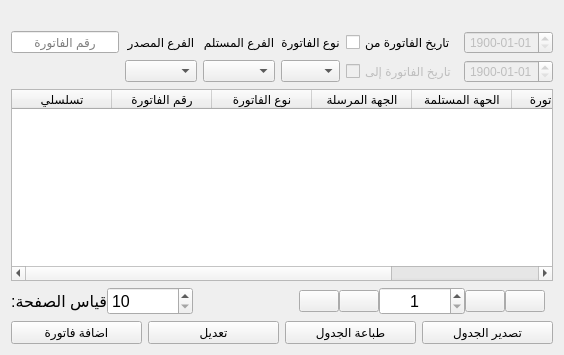
            <widget class="QWidget" name="tab_3">
             <attribute name="title">
              <string>فاتورة داخلية</string>
             </attribute>
             <layout class="QVBoxLayout" name="verticalLayout_12">
              <item>
               <layout class="QGridLayout" name="gridLayout_5">
                <property name="topMargin">
                 <number>20</number>
                </property>
                <item row="1" column="4">
                 <widget class="QCheckBox" name="ch_internal_date_to">
                  <property name="enabled">
                   <bool>false</bool>
                  </property>
                  <property name="sizePolicy">
                   <sizepolicy hsizetype="Fixed" vsizetype="Fixed">
                    <horstretch>0</horstretch>
                    <verstretch>0</verstretch>
                   </sizepolicy>
                  </property>
                  <property name="text">
                   <string>تاريخ الفاتورة إلى</string>
                  </property>
                 </widget>
                </item>
                <item row="1" column="3">
                 <widget class="QComboBox" name="internal_type">
                  <property name="sizePolicy">
                   <sizepolicy hsizetype="Expanding" vsizetype="Fixed">
                    <horstretch>0</horstretch>
                    <verstretch>0</verstretch>
                   </sizepolicy>
                  </property>
                  <item>
                   <property name="text">
                    <string/>
                   </property>
                  </item>
                  <item>
                   <property name="text">
                    <string>ادخال </string>
                   </property>
                  </item>
                  <item>
                   <property name="text">
                    <string>اخراج</string>
                   </property>
                  </item>
                 </widget>
                </item>
                <item row="0" column="5">
                 <widget class="QDateEdit" name="internal_date_from">
                  <property name="enabled">
                   <bool>false</bool>
                  </property>
                  <property name="sizePolicy">
                   <sizepolicy hsizetype="Expanding" vsizetype="Fixed">
                    <horstretch>0</horstretch>
                    <verstretch>0</verstretch>
                   </sizepolicy>
                  </property>
                  <property name="layoutDirection">
                   <enum>Qt::LeftToRight</enum>
                  </property>
                  <property name="locale">
                   <locale language="English" country="Kenya"/>
                  </property>
                  <property name="alignment">
                   <set>Qt::AlignCenter</set>
                  </property>
                  <property name="specialValueText">
                   <string/>
                  </property>
                  <property name="minimumDate">
                   <date>
                    <year>1900</year>
                    <month>1</month>
                    <day>1</day>
                   </date>
                  </property>
                  <property name="displayFormat">
                   <string>yyyy-MM-dd</string>
                  </property>
                  <property name="date">
                   <date>
                    <year>1900</year>
                    <month>1</month>
                    <day>1</day>
                   </date>
                  </property>
                 </widget>
                </item>
                <item row="0" column="1">
                 <widget class="QLabel" name="label_52">
                  <property name="text">
                   <string>الفرع المصدر</string>
                  </property>
                  <property name="alignment">
                   <set>Qt::AlignCenter</set>
                  </property>
                 </widget>
                </item>
                <item row="1" column="1">
                 <widget class="QComboBox" name="internal_ex_name">
                  <property name="sizePolicy">
                   <sizepolicy hsizetype="Expanding" vsizetype="Fixed">
                    <horstretch>0</horstretch>
                    <verstretch>0</verstretch>
                   </sizepolicy>
                  </property>
                 </widget>
                </item>
                <item row="0" column="4">
                 <widget class="QCheckBox" name="ch_internal_date_from">
                  <property name="sizePolicy">
                   <sizepolicy hsizetype="Fixed" vsizetype="Fixed">
                    <horstretch>0</horstretch>
                    <verstretch>0</verstretch>
                   </sizepolicy>
                  </property>
                  <property name="text">
                   <string>تاريخ الفاتورة من</string>
                  </property>
                 </widget>
                </item>
                <item row="0" column="3">
                 <widget class="QLabel" name="label_45">
                  <property name="text">
                   <string>نوع الفاتورة</string>
                  </property>
                  <property name="alignment">
                   <set>Qt::AlignCenter</set>
                  </property>
                 </widget>
                </item>
                <item row="0" column="0">
                 <widget class="QLineEdit" name="internal_code">
                  <property name="alignment">
                   <set>Qt::AlignCenter</set>
                  </property>
                  <property name="placeholderText">
                   <string>رقم الفاتورة</string>
                  </property>
                 </widget>
                </item>
                <item row="1" column="5">
                 <widget class="QDateEdit" name="internal_date_to">
                  <property name="enabled">
                   <bool>false</bool>
                  </property>
                  <property name="sizePolicy">
                   <sizepolicy hsizetype="Expanding" vsizetype="Fixed">
                    <horstretch>0</horstretch>
                    <verstretch>0</verstretch>
                   </sizepolicy>
                  </property>
                  <property name="layoutDirection">
                   <enum>Qt::LeftToRight</enum>
                  </property>
                  <property name="locale">
                   <locale language="English" country="Kenya"/>
                  </property>
                  <property name="alignment">
                   <set>Qt::AlignCenter</set>
                  </property>
                  <property name="specialValueText">
                   <string/>
                  </property>
                  <property name="minimumDate">
                   <date>
                    <year>1900</year>
                    <month>1</month>
                    <day>1</day>
                   </date>
                  </property>
                  <property name="displayFormat">
                   <string>yyyy-MM-dd</string>
                  </property>
                  <property name="date">
                   <date>
                    <year>1900</year>
                    <month>1</month>
                    <day>1</day>
                   </date>
                  </property>
                 </widget>
                </item>
                <item row="0" column="2">
                 <widget class="QLabel" name="label_53">
                  <property name="text">
                   <string>الفرع المستلم</string>
                  </property>
                  <property name="alignment">
                   <set>Qt::AlignCenter</set>
                  </property>
                 </widget>
                </item>
                <item row="1" column="2">
                 <widget class="QComboBox" name="internal_im_name">
                  <property name="sizePolicy">
                   <sizepolicy hsizetype="Expanding" vsizetype="Fixed">
                    <horstretch>0</horstretch>
                    <verstretch>0</verstretch>
                   </sizepolicy>
                  </property>
                 </widget>
                </item>
               </layout>
              </item>
              <item>
               <widget class="QTableWidget" name="internal_table">
                <property name="editTriggers">
                 <set>QAbstractItemView::NoEditTriggers</set>
                </property>
                <column>
                 <property name="text">
                  <string>تسلسلي</string>
                 </property>
                </column>
                <column>
                 <property name="text">
                  <string>رقم الفاتورة</string>
                 </property>
                </column>
                <column>
                 <property name="text">
                  <string>نوع الفاتورة</string>
                 </property>
                </column>
                <column>
                 <property name="text">
                  <string>الجهة المرسلة</string>
                 </property>
                </column>
                <column>
                 <property name="text">
                  <string>الحهة المستلمة</string>
                 </property>
                </column>
                <column>
                 <property name="text">
                  <string>قيمة الفاتورة</string>
                 </property>
                </column>
                <column>
                 <property name="text">
                  <string>تاريخ الفاتورة</string>
                 </property>
                </column>
               </widget>
              </item>
              <item>
               <layout class="QHBoxLayout" name="horizontalLayout_24" stretch="2,4,5,1,1,4,1,1">
                <property name="spacing">
                 <number>0</number>
                </property>
                <property name="rightMargin">
                 <number>8</number>
                </property>
                <property name="bottomMargin">
                 <number>0</number>
                </property>
                <item>
                 <widget class="QLabel" name="label_30">
                  <property name="font">
                   <font>
                    <pointsize>12</pointsize>
                    <weight>50</weight>
                    <italic>false</italic>
                    <bold>false</bold>
                   </font>
                  </property>
                  <property name="text">
                   <string>قياس الصفحة:</string>
                  </property>
                 </widget>
                </item>
                <item>
                 <widget class="QSpinBox" name="internal_page_size">
                  <property name="font">
                   <font>
                    <pointsize>12</pointsize>
                    <weight>50</weight>
                    <italic>false</italic>
                    <bold>false</bold>
                   </font>
                  </property>
                  <property name="minimum">
                   <number>10</number>
                  </property>
                  <property name="maximum">
                   <number>200</number>
                  </property>
                  <property name="singleStep">
                   <number>10</number>
                  </property>
                 </widget>
                </item>
                <item>
                 <spacer name="horizontalSpacer_7">
                  <property name="orientation">
                   <enum>Qt::Horizontal</enum>
                  </property>
                  <property name="sizeHint" stdset="0">
                   <size>
                    <width>40</width>
                    <height>20</height>
                   </size>
                  </property>
                 </spacer>
                </item>
                <item>
                 <widget class="QPushButton" name="internal_last">
                  <property name="text">
                   <string/>
                  </property>
                  <property name="icon">
                   <iconset resource="icons.qrc">
                    <normaloff>:/icons/icons/last-white.png</normaloff>:/icons/icons/last-white.png</iconset>
                  </property>
                  <property name="iconSize">
                   <size>
                    <width>40</width>
                    <height>40</height>
                   </size>
                  </property>
                 </widget>
                </item>
                <item>
                 <widget class="QPushButton" name="internal_post">
                  <property name="text">
                   <string/>
                  </property>
                  <property name="icon">
                   <iconset resource="icons.qrc">
                    <normaloff>:/icons/icons/next-white.png</normaloff>:/icons/icons/next-white.png</iconset>
                  </property>
                  <property name="iconSize">
                   <size>
                    <width>40</width>
                    <height>40</height>
                   </size>
                  </property>
                 </widget>
                </item>
                <item>
                 <widget class="QSpinBox" name="internal_page_num">
                  <property name="font">
                   <font>
                    <pointsize>12</pointsize>
                    <weight>50</weight>
                    <italic>false</italic>
                    <bold>false</bold>
                   </font>
                  </property>
                  <property name="alignment">
                   <set>Qt::AlignCenter</set>
                  </property>
                  <property name="minimum">
                   <number>1</number>
                  </property>
                  <property name="maximum">
                   <number>999</number>
                  </property>
                 </widget>
                </item>
                <item>
                 <widget class="QPushButton" name="internal_previous">
                  <property name="text">
                   <string/>
                  </property>
                  <property name="icon">
                   <iconset resource="icons.qrc">
                    <normaloff>:/icons/icons/previous-white.png</normaloff>:/icons/icons/previous-white.png</iconset>
                  </property>
                  <property name="iconSize">
                   <size>
                    <width>40</width>
                    <height>40</height>
                   </size>
                  </property>
                 </widget>
                </item>
                <item>
                 <widget class="QPushButton" name="internal_first">
                  <property name="text">
                   <string/>
                  </property>
                  <property name="icon">
                   <iconset resource="icons.qrc">
                    <normaloff>:/icons/icons/first-white.png</normaloff>:/icons/icons/first-white.png</iconset>
                  </property>
                  <property name="iconSize">
                   <size>
                    <width>40</width>
                    <height>40</height>
                   </size>
                  </property>
                 </widget>
                </item>
               </layout>
              </item>
              <item>
               <layout class="QHBoxLayout" name="horizontalLayout_9">
                <item>
                 <widget class="QPushButton" name="btn_add_internal">
                  <property name="text">
                   <string>اضافة فاتورة</string>
                  </property>
                 </widget>
                </item>
                <item>
                 <widget class="QPushButton" name="btn_edit_internal">
                  <property name="text">
                   <string>تعديل</string>
                  </property>
                 </widget>
                </item>
                <item>
                 <widget class="QPushButton" name="btn_print_table_internal">
                  <property name="text">
                   <string>طباعة الجدول</string>
                  </property>
                 </widget>
                </item>
                <item>
                 <widget class="QPushButton" name="btn_to_exel_internal">
                  <property name="text">
                   <string>تصدير الجدول</string>
                  </property>
                 </widget>
                </item>
               </layout>
              </item>
             </layout>
            </widget>
